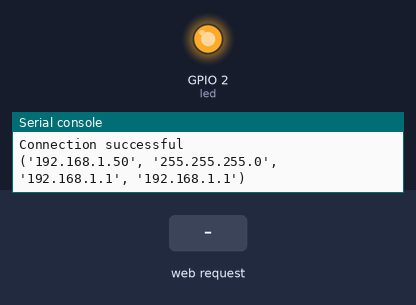
Bench run of a program on a simulated ESP8266 board running MicroPython. Parts: output pins drawn as LEDs (lit = HIGH, except the on-board LED, lit = LOW), the last lines printed to the serial console. The test bench sets the inputs (shaded band). WiFi joins after 1.5 s.

Above: at 2.7 s.
2.8 s: HTTP request GET /?led=off received
At 4.0 s:
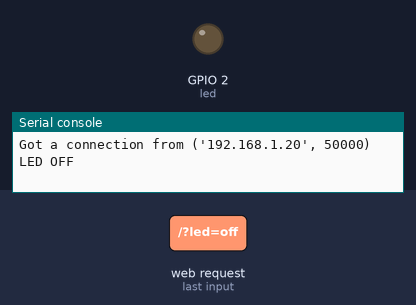
4.3 s: HTTP request GET /?led=on received
At 5.1 s:
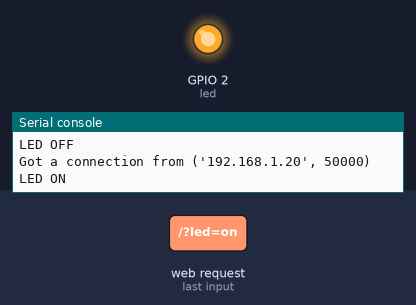
Timing chart, 0 to 7.3 s (numbered marks = the images above; inputs shaded):
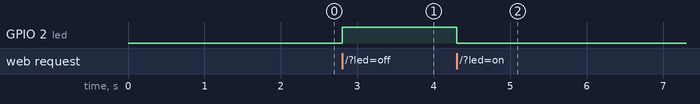

Measured:
- after the input at 2.8 s, GPIO 2 (led): LOW → HIGH at once
- after the input at 4.3 s, GPIO 2 (led): HIGH → LOW at once

The program:

webserverset_pin.py
```python
# Complete project details at https://RandomNerdTutorials.com
# 远程设置led 开关
try:
  import usocket as socket
except:
  import socket

from machine import Pin
import network

import esp
esp.osdebug(None)

import gc
gc.collect()

ssid = 'ChangyanAiedu'
password = 'iFlytek1234'

station = network.WLAN(network.STA_IF)

station.active(True)
station.connect(ssid, password)

while station.isconnected() == False:
  pass

print('Connection successful')
print(station.ifconfig())

led = Pin(2, Pin.OUT)

def web_page():
  if led.value() == 1:
    gpio_state="O0F"
  else:
    gpio_state="ON"

  html = """<html><head> <title>ESP Web Server</title> <meta name="viewport" content="width=device-width, initial-scale=1">
  <link rel="icon" href="data:,"> <style>html{font-family: Helvetica; display:inline-block; margin: 0px auto; text-align: center;}
  h1{color: #0F3376; padding: 2vh;}p{font-size: 1.5rem;}.button{display: inline-block; background-color: #e7bd3b; border: none;
  border-radius: 4px; color: white; padding: 16px 40px; text-decoration: none; font-size: 30px; margin: 2px; cursor: pointer;}
  .button2{background-color: #4286f4;}</style></head><body> <h1>ESP Web Server</h1>
  <p>GPIO state: <strong>""" + gpio_state + """</strong></p><p><a href="/?led=on"><button class="button">ON</button></a></p>
  <p><a href="/?led=off"><button class="button button2">OFF</button></a></p></body></html>"""
  return html

s = socket.socket(socket.AF_INET, socket.SOCK_STREAM)#ap 和sta模式
s.bind(('', 80))#绑定地址
s.listen(205)#最多5个连接

while True:
  conn, addr = s.accept()
  print('Got a connection from %s' % str(addr))
  request = conn.recv(1024)
  request = str(request)
  #print('Content = %s' % request)
  led_on = request.find('/?led=on')
  led_off = request.find('/?led=off')
  if led_on == 6:
    print('LED ON')
    led.value(0)
  if led_off == 6:
    print('LED OFF')
    led.value(1)
  response = web_page()
  conn.send('HTTP/1.1 200 OK\n')
  conn.send('Content-Type: text/html\n')
  conn.send('Connection: close\n\n')
  conn.sendall(response)
  conn.close()
```
